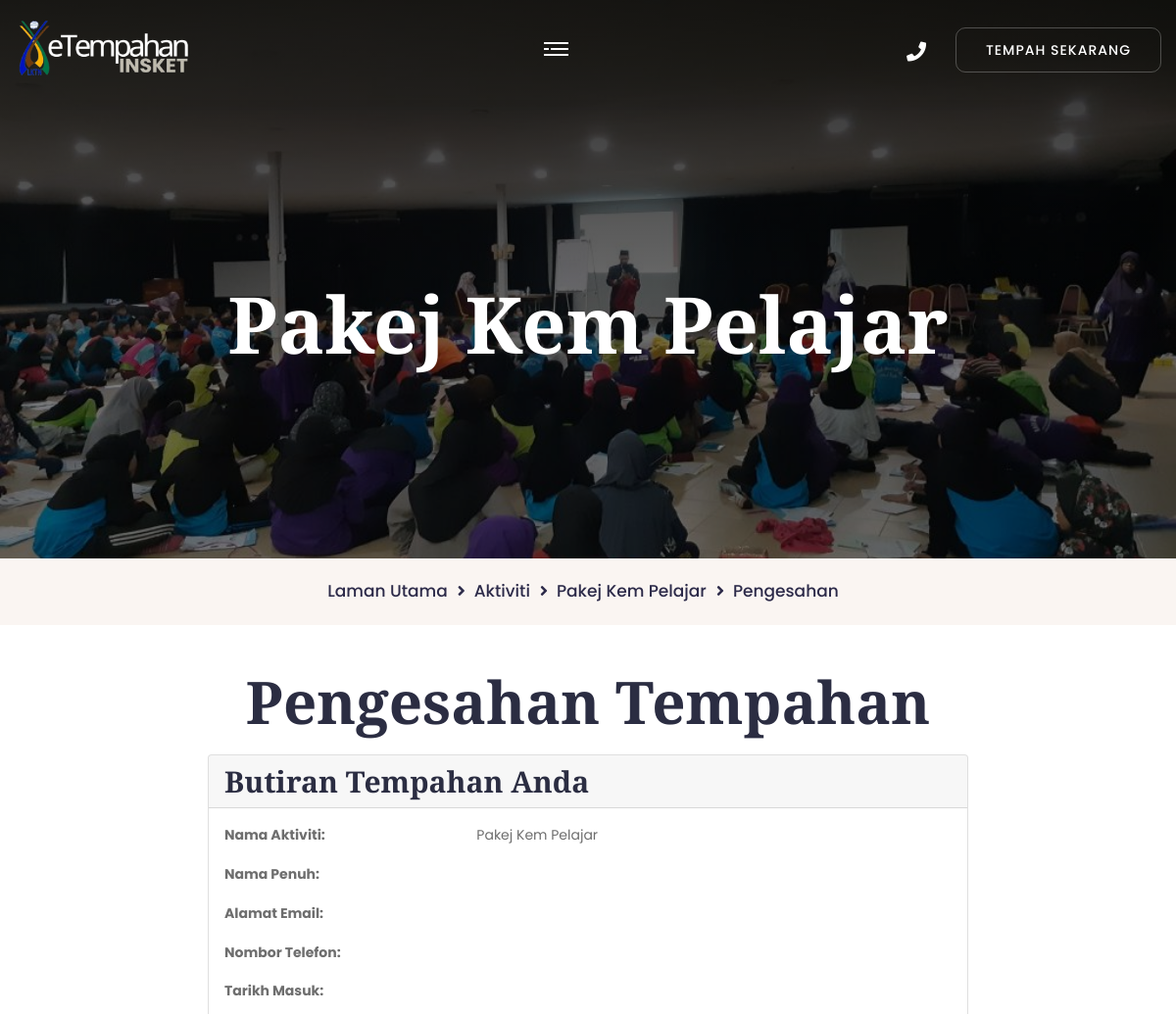
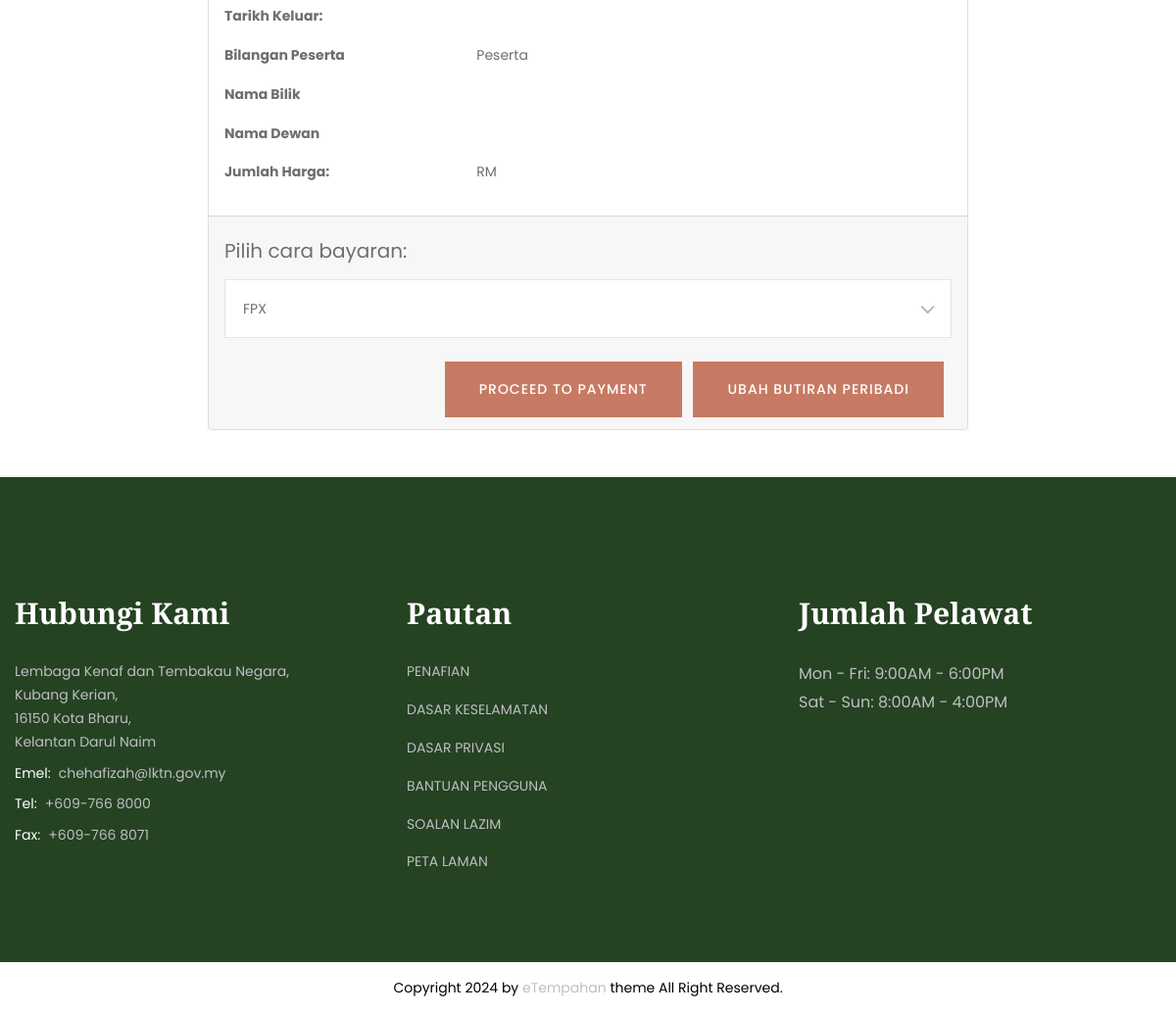
The app's page /payment_aktiviti.php?id_aktiviti=26 with its own data (2 pictures, top to bottom).
### tables this page shows
CREATE TABLE `url_gambar` (
  `id_gambar` int(10) NOT NULL,
  `jenis_gambar` enum('main','banner','add','') DEFAULT NULL,
  `url_gambar` text DEFAULT NULL,
  `id_bilik` int(10) DEFAULT NULL,
  `id_perkahwinan` int(10) DEFAULT NULL,
  `id_dewan` int(11) DEFAULT NULL,
  `id_aktiviti` int(11) DEFAULT NULL
);

CREATE TABLE `aktiviti` (
  `id_aktiviti` int(11) NOT NULL,
  `nama_aktiviti` varchar(50) DEFAULT NULL,
  `kadar_harga` decimal(10,2) DEFAULT NULL,
  `penerangan_kemudahan` varchar(500) DEFAULT NULL,
  `penerangan` varchar(550) DEFAULT NULL,
  `status_aktiviti` enum('Tersedia','Tidak Tersedia') DEFAULT NULL
);

### payment_aktiviti.php (the view, shortened to what this page needs)
<!DOCTYPE html>
<html lang="en">
<head>
    <link href="assets/css/bootstrap.css" rel="stylesheet">
    <link href="assets/css/style.css" rel="stylesheet">
    <link href="assets/css/responsive.css" rel="stylesheet">
	<link href="assets/css/preloader.css" rel="stylesheet">
    <link href="assets/css/color.css" rel="stylesheet">
</head>
<body>
    <div class="page-wrapper">
        <?php include 'partials/header.php'; ?>
		<?php
		$conn = DBConnection::getConnection();
		if (isset($_GET['id_aktiviti'])) {
            $id_aktiviti = $_GET['id_aktiviti'];
        } else {
            echo '<div class="alert alert-danger">ID Aktiviti tidak ditemui.</div>';
            exit;
        }
			$query = "
			SELECT
				aktiviti.id_aktiviti,
				aktiviti.nama_aktiviti,
				aktiviti.kadar_harga,
				aktiviti.penerangan_kemudahan,
				aktiviti.penerangan,
				aktiviti.status_aktiviti,
				url_gambar.url_gambar,
				url_gambar.jenis_gambar
			FROM aktiviti
				LEFT JOIN url_gambar ON aktiviti.id_aktiviti = url_gambar.id_aktiviti
				WHERE aktiviti.id_aktiviti = ?
				";
        $stmt = $conn->prepare($query);
        $stmt->bind_param("i", $id_aktiviti);
        $stmt->execute();
        $result = $stmt->get_result();
        if ($result->num_rows > 0) {
            $banner_image = '';
            $tambahan_images = [];
        while ($row = $result->fetch_assoc()) {
			$id_aktiviti = $row['id_aktiviti'];
            $nama_aktiviti = $row['nama_aktiviti'];
            $url_gambar = $row['url_gambar'];
            $jenis_gambar = $row['jenis_gambar'];
			if ($jenis_gambar == 'main') {
                    $utama_image = $url_gambar;
                } elseif ($jenis_gambar == 'banner') {
                    $banner_image = $url_gambar;
                } elseif ($jenis_gambar == 'add') {
                    $tambahan_images[] = $url_gambar;
                }
            }
			?>
            <div class="page-title" style="
                        background-image: url('adminDashboard/controller/<?php echo $banner_image; ?>');
                        background-repeat: no-repeat;
                        background-size: cover;
                        background-position: center;
                    ">
                <div class="auto-container">
                    <h1><?php echo $nama_aktiviti; ?></h1>
                </div>
            </div>
			<div class="bredcrumb-wrap">
				<div class="auto-container">
					<ul class="bredcrumb-list">
						<li><a href="index.php">Laman Utama</a></li>
						<li><a href="pakejAktiviti.php">Aktiviti</a></li>
						<li><a
								href="aktivitiDetail.php?id_aktiviti=<?php echo htmlspecialchars($id_aktiviti); ?>"><?php echo $nama_aktiviti ?></a>
						</li>
						<li>Pengesahan</li>
					</ul>
				</div>
			</div>
		<?php
        } else {
            echo "<p>Tiada butiran ditemui untuk aktiviti yang dipilih.</p>";
        }
		?>
        <div class="container-md mt-5" style="max-width: 800px;">
            <h2 class="text-center mb-4">Pengesahan Tempahan</h2>
            <div class="card mb-5" >
                <div class="card-header">
                    <h4>Butiran Tempahan Anda</h4>
                </div>
                <div class="card-body">
                    <div class="row mb-3">
                        <div class="col-sm-4">
                            <strong>Nama Aktiviti:</strong>
                        </div>
                        <div class="col-sm-8">
                            <?php echo htmlspecialchars($nama_aktiviti); ?>
                        </div>
                    </div>
                    <div class="row mb-3">
                        <div class="col-sm-4">
                            <strong>Nama Penuh:</strong>
                        </div>
                        <div class="col-sm-8">
                        </div>
                    </div>
                    <div class="row mb-3">
                        <div class="col-sm-4">
                            <strong>Alamat Email:</strong>
                        </div>
                        <div class="col-sm-8">
                        </div>
                    </div>
                    <div class="row mb-3">
                        <div class="col-sm-4">
                            <strong>Nombor Telefon:</strong>
                        </div>
                        <div class="col-sm-8">
                        </div>
                    </div>
                    <div class="row mb-3">
                        <div class="col-sm-4">
                            <strong>Tarikh Masuk:</strong>
                        </div>
                        <div class="col-sm-8">
                        </div>
                    </div>
                    <div class="row mb-3">
                        <div class="col-sm-4">
                            <strong>Tarikh Keluar:</strong>
                        </div>
                        <div class="col-sm-8">
                        </div>
                    </div>
                    <div class="row mb-3">
                        <div class="col-sm-4">
                            <strong>Bilangan Peserta</strong>
                        </div>
                        <div class="col-sm-8">
                            <?php echo $_SESSION["total_person"] ?> Peserta
                        </div>
                    </div>
					<div class="row mb-3">
                        <div class="col-sm-4">
                            <strong>Nama Bilik</strong>
                        </div>
                        <div class="col-sm-8">
                        </div>
                    </div>
					<div class="row mb-3">
                        <div class="col-sm-4">
                            <strong>Nama Dewan</strong>
                        </div>
                        <div class="col-sm-8">
                        </div>
                    </div>
                    <div class="row mb-3">
                        <div class="col-sm-4">
                            <strong>Jumlah Harga:</strong>
                        </div>
                        <div class="col-sm-8">
                            RM <?php echo $_SESSION["total_price"] ?>
                        </div>
                    </div>
                </div>
                <div class="card-footer">
					<form action="Controller\3_to_payment_GW.php?id_aktiviti=<?php echo htmlspecialchars($id_aktiviti); ?>" method="POST">
                        <label class="fs-5 my-3" style="text-align: left;" for="payment-method">Pilih cara bayaran:</label>
                        <div class="my-1 text-end">
                            <button type="submit" name="submit" value="aktiviti" class="btn-1">Proceed to Payment<span></span></button>
                            <a href="tempah_aktiviti.php?id_aktiviti=<?php echo htmlspecialchars($id_aktiviti); ?>" class="btn-1 mx-2">ubah Butiran Peribadi<span></span></a>
                        </div>
                    </form>
                </div>
            </div>
        </div>
        <?php include 'partials/footer.php'; ?>
    </div>
</body>
</html>

### assets/css/responsive.css (style rules this page uses)
@media only screen and (max-width: 7000px) { .page-wrapper { overflow: hidden; } }

### assets/css/color.css (style rules this page uses)
:root { --theme-color: #338653; }

### records on screen
url_gambar: url_gambar (picture)
aktiviti: nama_aktiviti "Pakej Kem Pelajar"
